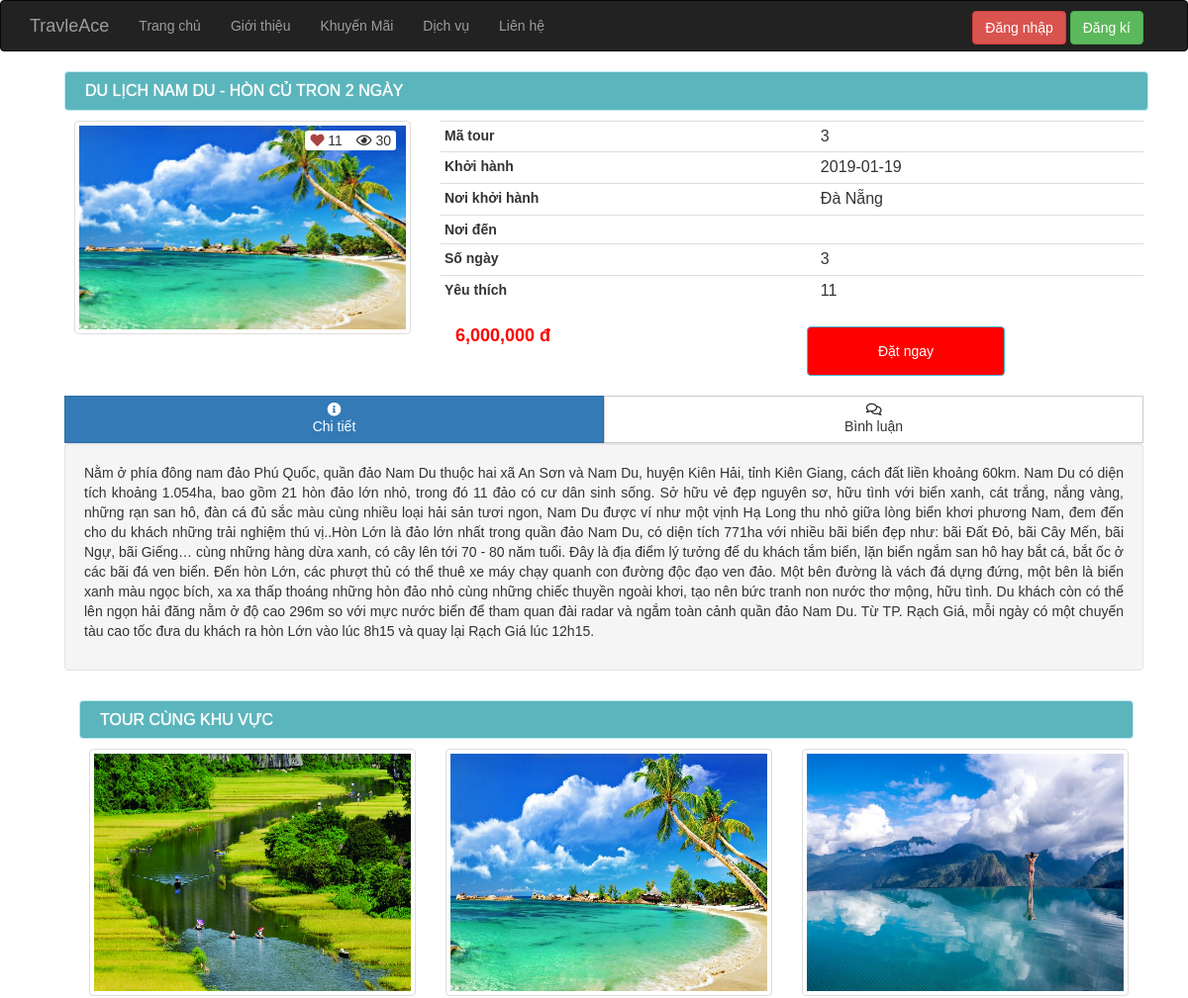
The app's page /site/chitiet/chitiet.php?btn-dn&ma_tour=3 (upper part), older data.
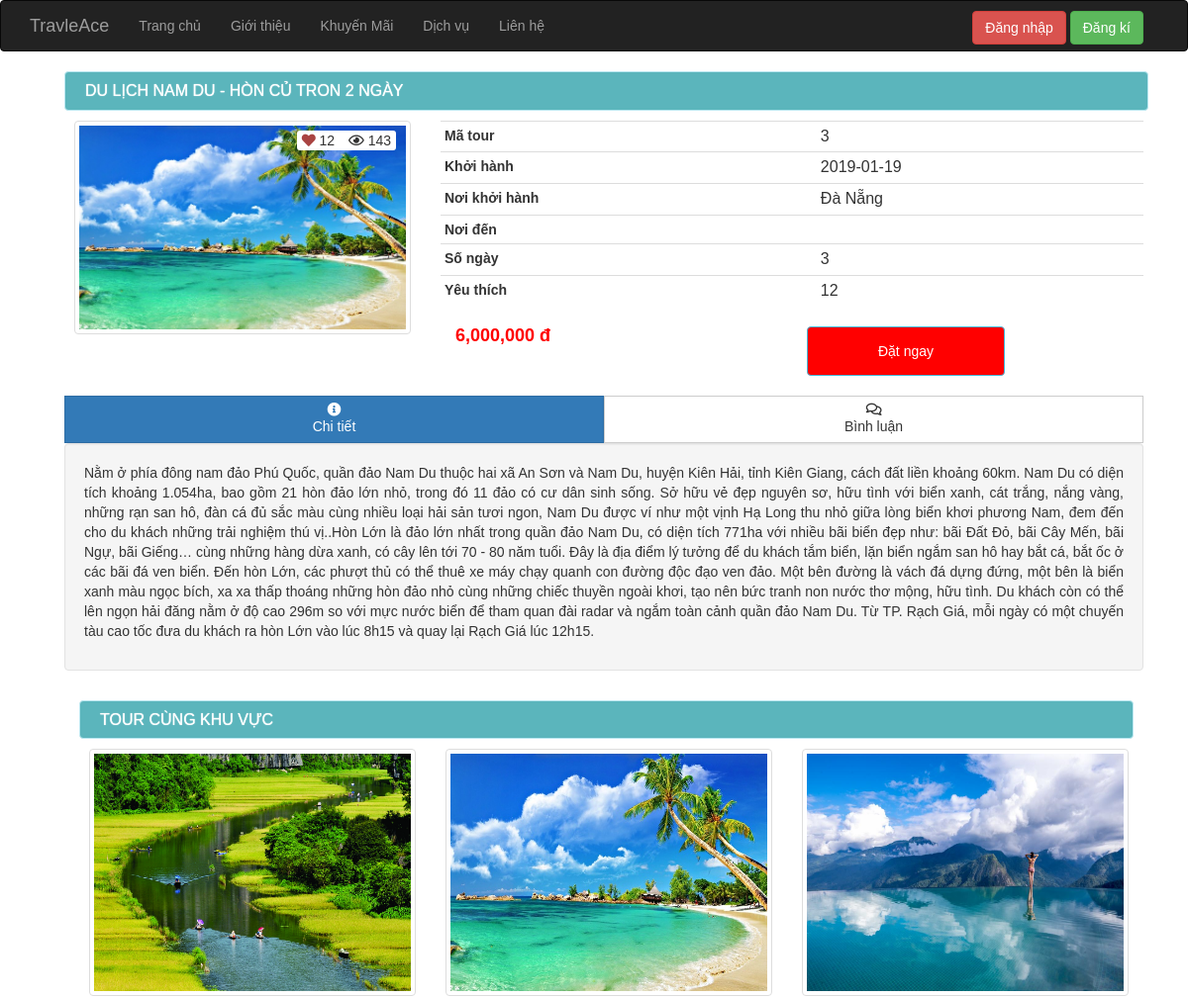
The same page, newer data.
### tables this page shows
CREATE TABLE `tour` (
  `ma_tour` int(11) NOT NULL,
  `ten_tour` varchar(100) NOT NULL,
  `hinh` varchar(50) NOT NULL,
  `ma_kvt` int(11) NOT NULL,
  `gia` float NOT NULL,
  `so_ngay` int(11) NOT NULL,
  `so_luot_xem` int(11) NOT NULL,
  `so_luot_yeu_thich` int(11) NOT NULL,
  `ngay_khoi_hanh` date NOT NULL,
  `noi_khoi_hanh` varchar(50) NOT NULL,
  `noi_den` varchar(50) NOT NULL,
  `chi_tiet` text NOT NULL,
  `tong_so_ve` int(11) NOT NULL,
  `so_ve_da_dat` int(11) NOT NULL
);

### site/chitiet/chitiet.php (called while the page is built, shortened)
<?php
require_once "../../global.php";
require_once "../../pdo.php";
require_once "../../dao/tour.php";
$ma_tour=$_GET['ma_tour'];
$tour=tour_by_ma_tour($ma_tour);
extract($_REQUEST);
extract($tour);
$tour_cung_loai=tour_cung_loai($ma_kvt);
require "../../layout.php";
 ?>

### pdo.php (called while the page is built, shortened)
<?php
function pdo_get_connection(){
    $dburl = "mysql:host=localhost;dbname=duan;charset=utf8";
    $username = 'root';
    $password = '';
    $conn = new PDO($dburl, $username, $password);
    $conn->setAttribute(PDO::ATTR_ERRMODE, PDO::ERRMODE_EXCEPTION);
    return $conn;
}
function pdo_query($sql){
    $sql_args = array_slice(func_get_args(), 1);
    try{
        $conn = pdo_get_connection();
        $stmt = $conn->prepare($sql);
        $stmt->execute($sql_args);
        $rows = $stmt->fetchAll();
        return $rows;
    }
    catch(PDOException $e){
        throw $e;
    }
    finally{
        unset($conn);
    }
}
function pdo_query_one($sql){
    $sql_args = array_slice(func_get_args(), 1);
    try{
        $conn = pdo_get_connection();
        $stmt = $conn->prepare($sql);
        $stmt->execute($sql_args);
        $row = $stmt->fetch(PDO::FETCH_ASSOC);
        return $row;
    }
    catch(PDOException $e){
        throw $e;
    }
    finally{
        unset($conn);
    }
}

### dao/chitiet.php (called while the page is built, shortened)
<?php
	function tour_by_ma_tour($ma_tour){
		$sql="SELECT * from tour where ma_tour=?";
		return pdo_query_one($sql,$ma_tour);
	}
 ?>

### global.php (called while the page is built, shortened)
<?php
$ROOT_URL = "/duan1";

### dao/tour.php (called while the page is built, shortened)
<?php
function tour_cung_loai($ma_kvt){
        $sql = "SELECT * FROM tour WHERE ma_kvt=? LIMIT 3";
        return pdo_query($sql,$ma_kvt);
    }
?>

### site/chitiet/chitiet-ui.php (the view, shortened to what the changed rows need)
<div class="container">
	<div class="col-md-12 chi-tiet-tour">
    <h2 class="alert alert-info tieu-de-top"><?=$ten_tour?></h2>
		<div class="col-md-4 img-tour">
			<img width="100%" class="img-responsive img-thumbnail" src="<?=$ROOT_URL?>/css/images/<?=$hinh?>" alt="">
			<div class="tools">
				<a class="yeu-thich" href="chitiet.php?like&ma_tour=<?=$ma_tour?>">
					<span class="fas fa-heart text-danger "></span>
					<span class="so-luot-yt"><?=$so_luot_yeu_thich?></span>
				</a>
				<a class="luot-xem" href="">
					<span class="far fa-eye"></span>
					<span class="so-luot-xem"><?=$so_luot_xem?></span>
				</a>
			</div>
		</div>
		<div class="col-md-8">
			<table class="table table-hover table-chi-tiet-ui" border="0">
				<tbody>
					<tr>
						<th class="bold">Mã tour</th>
						<td><?=$ma_tour?></td>
					</tr>
					<tr>
						<th class="bold">Khởi hành</th>
						<td><?=$ngay_khoi_hanh?></td>
					</tr>
					<tr>
						<th class="bold">Nơi khởi hành</th>
						<td><?=$noi_khoi_hanh?></td>
					</tr>
           <tr>
              <th class="bold"><span class="title-detail-tour">Nơi đến </span></th>
            </tr>
					<tr>
						<th class="bold">Số ngày</th>
						<td><?=$so_ngay?></td>
					</tr>
					<tr>
						<th class="bold">Yêu thích</th>
						<td><?=$so_luot_yeu_thich?></td>
					</tr>
				</tbody>
			</table>
			<div class="col-md-6"><h4 class="gia-tour"> <?=number_format($gia) ?> đ</h4></div>
			<?php if (strtotime(date("Y-m-d")) < strtotime($ngay_khoi_hanh)):?>
          <?php if (isset($_SESSION['user'])):
          ?>
             <div class="col-md-6 "><a href="../dattour/dattour.php?ma_tour=<?=$ma_tour?>"><button type="button" name="btn-dat-tour" class="btn-info btn btn-dat-tour">Đặt ngay</button></a></div>
             <?php else: ?>
               <div class="col-md-6 "><a class=" btn btn-info btn-dat-tour" style="display: flex;justify-content: center;align-items: center;"href="chitiet.php?btn-dn&ma_tour=<?=$ma_tour?>">Đặt ngay</a></div>
              <?php endif; ?>
       <?php else: ?>
        <div class="col-md-6 "><button type="" class="btn-info btn btn-dat-tour" disabled="">Đã khởi hành</button></div>
       <?php endif; ?>
		</div>
	</div>
	<div class="col-md-12">
	<div class="col-md-12 link-tab-ui">
        <div class="well">
      <div class="tab-content">
        <div class="tab-pane fade in active" id="tab1">
          <p style="text-align: justify;" ><?=$chi_tiet?></p>
        </div>
      </div>
    </div>
	</div>
 <div class="tour-cung-loai col-md-12">
  <h2 class="alert alert-info tieu-de-top">Tour cùng khu vực</h2>
  <?php foreach ($tour_cung_loai as $key => $value):
   extract($value);?>
     <a href="">
    <div class="col-md-4 tour-cung-loai-box" >
        <div class="img">
          <img width="100%" class="img-responsive img-thumbnail" src="<?=$ROOT_URL?>/css/images/<?=$hinh?>" alt="">
        </div>
    </div>
     </a>
 <?php endforeach; ?>
</div>
</div>
</div>

Row changes from the older to the newer data that the page shows:
changed tour "DU LỊCH NAM DU - HÒN CỦ TRON 2 NGÀY": so_luot_yeu_thich "11" → "12"; so_luot_xem "30" → "143"
